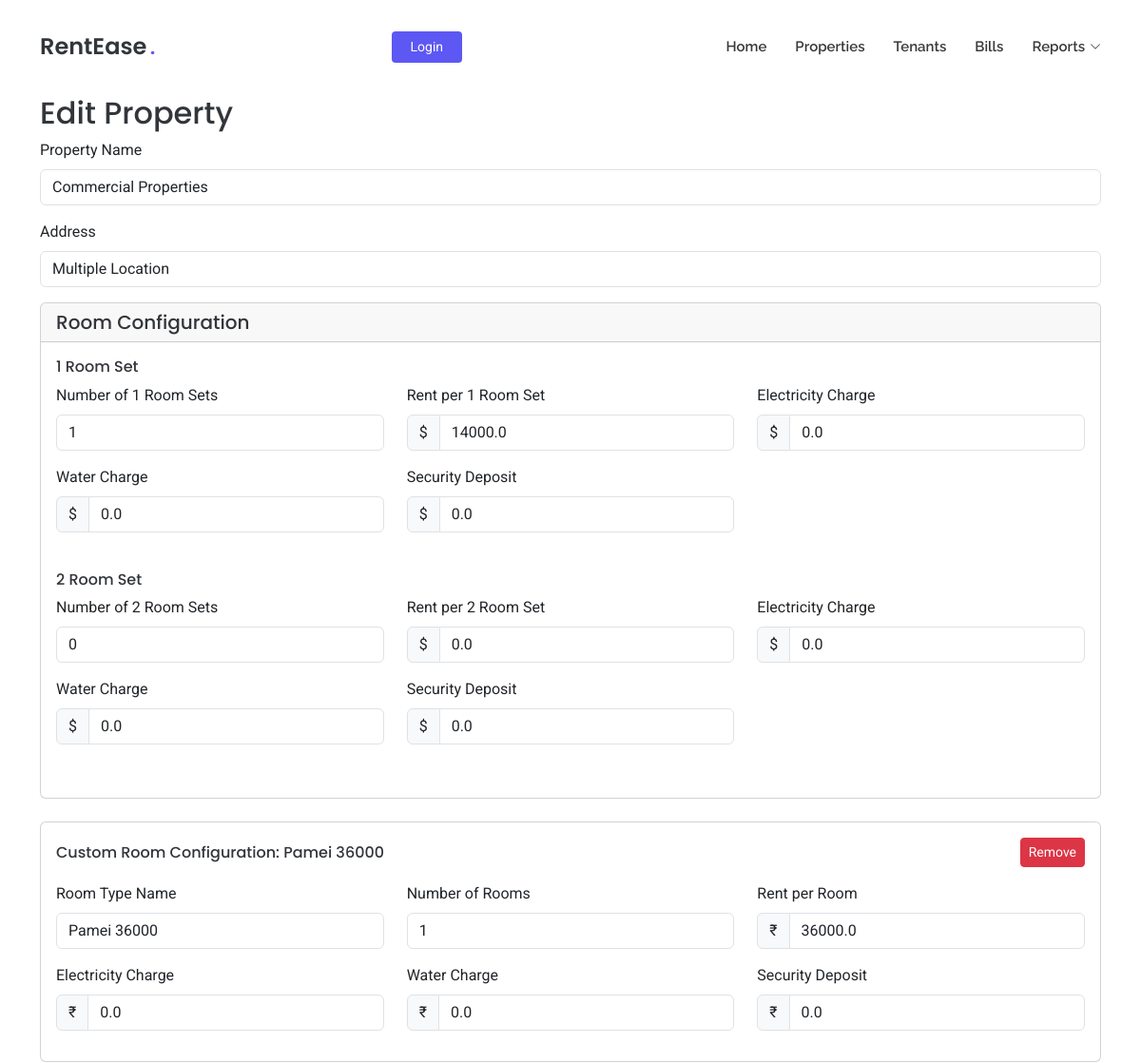
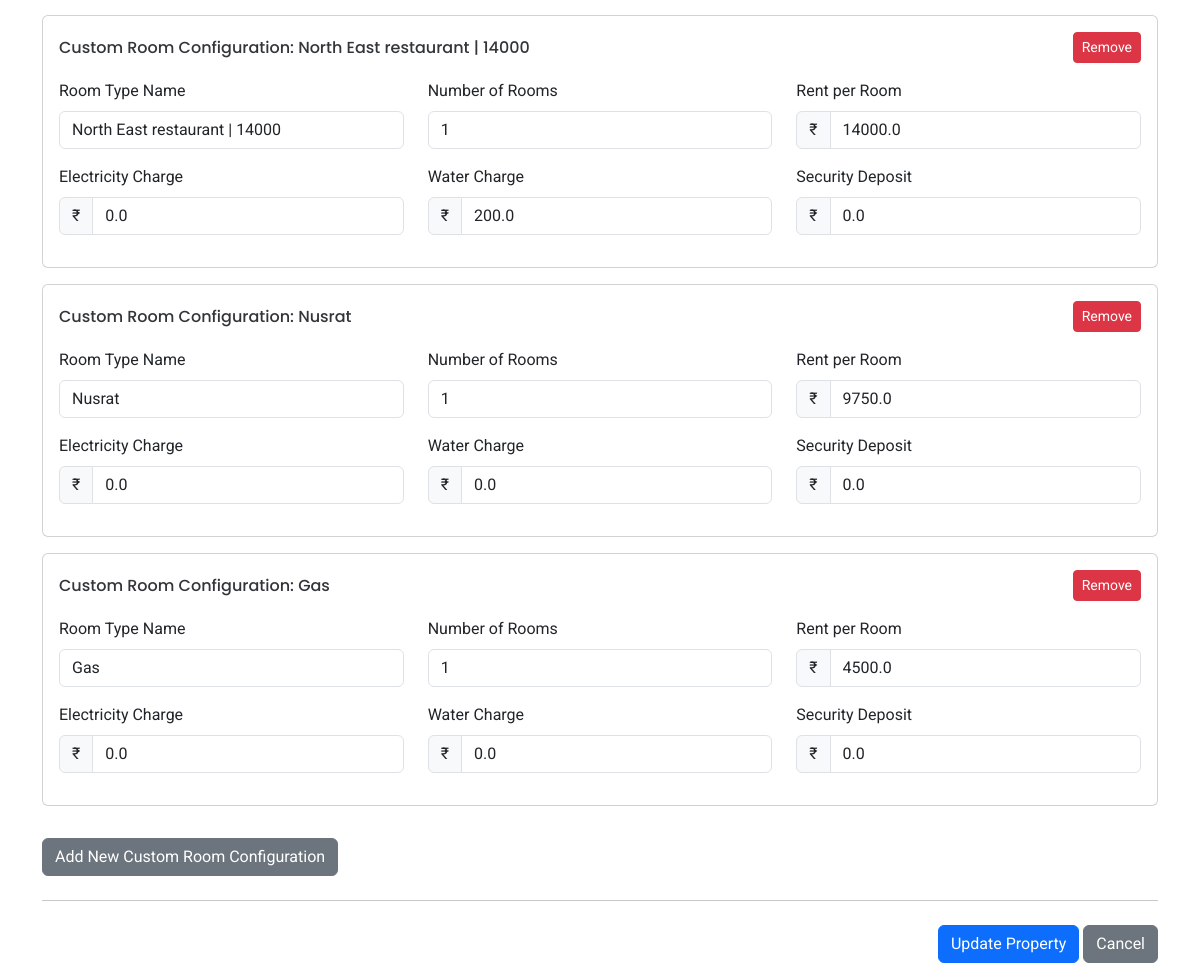
The page /edit-property/11 (signed in) on the database its author committed (2 pictures, top to bottom).
### tables this page shows
CREATE TABLE properties
                 (id INTEGER PRIMARY KEY AUTOINCREMENT,
                  name TEXT NOT NULL,
                  address TEXT NOT NULL,
                  user_id INTEGER NOT NULL,
                  FOREIGN KEY (user_id) REFERENCES users (id));

CREATE TABLE room_configurations
                 (id INTEGER PRIMARY KEY AUTOINCREMENT,
                  property_id INTEGER NOT NULL,
                  room_type TEXT NOT NULL,
                  room_count INTEGER NOT NULL,
                  rent REAL NOT NULL,
                  electricity_charge REAL NOT NULL,
                  water_charge REAL NOT NULL,
                  security_deposit REAL NOT NULL,
                  FOREIGN KEY (property_id) REFERENCES properties (id));

### app/routes.py (the view, shortened to what this page needs)
@app.route('/edit-property/<int:property_id>', methods=['GET', 'POST'])
def edit_property(property_id):
    if 'user_id' not in session:
        flash('Please login to access this page', 'warning')
        return redirect(url_for('login'))
    conn = get_db()
    c = conn.cursor()
    property_data = c.execute('''
        SELECT * FROM properties
        WHERE id = ? AND user_id = ?
    ''', (property_id, session['user_id'])).fetchone()
    if not property_data:
        conn.close()
        flash('Property not found', 'danger')
        return redirect(url_for('my_properties'))
    room_configs = c.execute('''
        SELECT id, room_type, room_count, rent, electricity_charge, water_charge, security_deposit
        FROM room_configurations
        WHERE property_id = ?
    ''', (property_id,)).fetchall()
    room_data = {}
    all_room_configs_list = [] # Use a list to pass all configurations
    for room in room_configs:
        if room['room_type'] in ['one_room', 'two_room']:
             room_data[room['room_type']] = {
                'id': room['id'], # Include ID for updates
                'room_count': room['room_count'],
                'rent': room['rent'],
                'electricity_charge': room['electricity_charge'],
                'water_charge': room['water_charge'],
                'security_deposit': room['security_deposit']
             }
        all_room_configs_list.append(dict(room)) # Convert Row to dict for consistency
    conn.close()
    return render_template('edit_property.html',
                         property=property_data,
                         room_data=room_data, # For default configs
                         room_configs=all_room_configs_list) # For iterating through all in template

### app/templates/edit_property.html (shortened to what this page needs)
<!DOCTYPE html>
<html lang="en">
<head>
  <link href="{{ url_for('static', filename='assets/vendor/bootstrap/css/bootstrap.min.css') }}" rel="stylesheet">
  <link href="{{ url_for('static', filename='assets/vendor/bootstrap-icons/bootstrap-icons.css') }}" rel="stylesheet">
  <link href="{{ url_for('static', filename='assets/vendor/aos/aos.css') }}" rel="stylesheet">
  <link href="{{ url_for('static', filename='assets/vendor/glightbox/css/glightbox.min.css') }}" rel="stylesheet">
  <link href="{{ url_for('static', filename='assets/vendor/swiper/swiper-bundle.min.css') }}" rel="stylesheet">
  <link href="{{ url_for('static', filename='assets/css/main.css') }}" rel="stylesheet">
</head>
<body class="index-page">
  <header id="header" class="header d-flex align-items-center fixed-top">
    <div class="container position-relative d-flex align-items-center justify-content-between">
      <a href="{{ url_for('index') }}" class="logo d-flex align-items-center me-auto me-xl-0">
        <h1 class="sitename">RentEase</h1><span>.</span>
      </a>
      <nav id="navmenu" class="navmenu">
        <ul>
          <li><a href="{{ url_for('index') }}#hero">Home</a></li>
          <li><a href="{{ url_for('index') }}#properties">Properties</a></li>
          <li><a href="{{ url_for('index') }}#tenants">Tenants</a></li>
          <li><a href="{{ url_for('index') }}#bills">Bills</a></li>
          <li class="dropdown">
            <a href="#"><span>Reports</span> <i class="bi bi-chevron-down toggle-dropdown"></i></a>
          </li>
        </ul>
      </nav>
      <a class="btn-getstarted" href="#login">Login</a>
    </div>
  </header>
  <main class="main" style="margin-top: 100px;">
    <div class="container mt-5">
      <h2>Edit Property</h2>
      <form method="POST">
        <div class="mb-3">
          <label for="name" class="form-label">Property Name</label>
          <input type="text" class="form-control" id="name" name="name" value="{{ property[1] }}" required>
        </div>
        <div class="mb-3">
          <label for="address" class="form-label">Address</label>
          <input type="text" class="form-control" id="address" name="address" value="{{ property[2] }}" required>
        </div>
        <div class="card mb-4">
          <div class="card-header">
            <h5 class="mb-0">Room Configuration</h5>
          </div>
          <div class="card-body">
            <div class="mb-4">
              <h6>1 Room Set</h6>
              <div class="row">
                <div class="col-md-4">
                  <div class="mb-3">
                    <label for="one_room_count" class="form-label">Number of 1 Room Sets</label>
                    <input type="number" class="form-control" id="one_room_count" name="one_room_count"
                           min="0" value="{{ room_data.get('one_room', {}).get('room_count', 0) }}">
                  </div>
                </div>
                <div class="col-md-4">
                  <div class="mb-3">
                    <label for="one_room_rent" class="form-label">Rent per 1 Room Set</label>
                    <div class="input-group">
                      <span class="input-group-text">$</span>
                      <input type="number" class="form-control" id="one_room_rent" name="one_room_rent"
                             min="0" value="{{ room_data.get('one_room', {}).get('rent', 0) }}">
                    </div>
                  </div>
                </div>
                <div class="col-md-4">
                  <div class="mb-3">
                    <label for="one_room_electricity" class="form-label">Electricity Charge</label>
                    <div class="input-group">
                      <span class="input-group-text">$</span>
                      <input type="number" class="form-control" id="one_room_electricity" name="one_room_electricity"
                             min="0" value="{{ room_data.get('one_room', {}).get('electricity_charge', 0) }}">
                    </div>
                  </div>
                </div>
                <div class="col-md-4">
                  <div class="mb-3">
                    <label for="one_room_water" class="form-label">Water Charge</label>
                    <div class="input-group">
                      <span class="input-group-text">$</span>
                      <input type="number" class="form-control" id="one_room_water" name="one_room_water"
                             min="0" value="{{ room_data.get('one_room', {}).get('water_charge', 0) }}">
                    </div>
                  </div>
                </div>
                <div class="col-md-4">
                  <div class="mb-3">
                    <label for="one_room_security" class="form-label">Security Deposit</label>
                    <div class="input-group">
                      <span class="input-group-text">$</span>
                      <input type="number" class="form-control" id="one_room_security" name="one_room_security"
                             min="0" value="{{ room_data.get('one_room', {}).get('security_deposit', 0) }}">
                    </div>
                  </div>
                </div>
              </div>
            </div>
            <div class="mb-4">
              <h6>2 Room Set</h6>
              <div class="row">
                <div class="col-md-4">
                  <div class="mb-3">
                    <label for="two_room_count" class="form-label">Number of 2 Room Sets</label>
                    <input type="number" class="form-control" id="two_room_count" name="two_room_count"
                           min="0" value="{{ room_data.get('two_room', {}).get('room_count', 0) }}">
                  </div>
                </div>
                <div class="col-md-4">
                  <div class="mb-3">
                    <label for="two_room_rent" class="form-label">Rent per 2 Room Set</label>
                    <div class="input-group">
                      <span class="input-group-text">$</span>
                      <input type="number" class="form-control" id="two_room_rent" name="two_room_rent"
                             min="0" value="{{ room_data.get('two_room', {}).get('rent', 0) }}">
                    </div>
                  </div>
                </div>
                <div class="col-md-4">
                  <div class="mb-3">
                    <label for="two_room_electricity" class="form-label">Electricity Charge</label>
                    <div class="input-group">
                      <span class="input-group-text">$</span>
                      <input type="number" class="form-control" id="two_room_electricity" name="two_room_electricity"
                             min="0" value="{{ room_data.get('two_room', {}).get('electricity_charge', 0) }}">
                    </div>
                  </div>
                </div>
                <div class="col-md-4">
                  <div class="mb-3">
                    <label for="two_room_water" class="form-label">Water Charge</label>
                    <div class="input-group">
                      <span class="input-group-text">$</span>
                      <input type="number" class="form-control" id="two_room_water" name="two_room_water"
                             min="0" value="{{ room_data.get('two_room', {}).get('water_charge', 0) }}">
                    </div>
                  </div>
                </div>
                <div class="col-md-4">
                  <div class="mb-3">
                    <label for="two_room_security" class="form-label">Security Deposit</label>
                    <div class="input-group">
                      <span class="input-group-text">$</span>
                      <input type="number" class="form-control" id="two_room_security" name="two_room_security"
                             min="0" value="{{ room_data.get('two_room', {}).get('security_deposit', 0) }}">
                    </div>
                  </div>
                </div>
              </div>
            </div>
          </div>
        </div>
        <div id="custom-room-configurations">
            {% for room_config in room_configs %}
                {% if room_config.room_type != 'one_room' and room_config.room_type != 'two_room' %}
                    <div class="card mb-3 custom-room-config-block" data-config-id="{{ room_config.id }}">
                      <div class="card-body">
                        <div class="d-flex justify-content-between align-items-center mb-3">
                          <h6 class="mb-0">Custom Room Configuration: {{ room_config.room_type }}</h6>
                          <button type="button" class="btn btn-sm btn-danger remove-custom-config">Remove</button>
                        </div>
                        <div class="row">
                          <div class="col-md-4">
                            <div class="mb-3">
                              <label for="existing_custom_room_type_{{ loop.index0 }}" class="form-label">Room Type Name</label>
                              <input type="text" class="form-control" id="existing_custom_room_type_{{ loop.index0 }}" name="existing_custom_configs[{{ loop.index0 }}][room_type]" value="{{ room_config.room_type }}" required>
                            </div>
                          </div>
                          <div class="col-md-4">
                            <div class="mb-3">
                              <label for="existing_custom_room_count_{{ loop.index0 }}" class="form-label">Number of Rooms</label>
                              <input type="number" class="form-control" id="existing_custom_room_count_{{ loop.index0 }}" name="existing_custom_configs[{{ loop.index0 }}][room_count]" min="0" value="{{ room_config.room_count }}" required>
                            </div>
                          </div>
                          <div class="col-md-4">
                            <div class="mb-3">
                              <label for="existing_custom_room_rent_{{ loop.index0 }}" class="form-label">Rent per Room</label>
                              <div class="input-group">
                                <span class="input-group-text">₹</span>
                                <input type="number" class="form-control" id="existing_custom_room_rent_{{ loop.index0 }}" name="existing_custom_configs[{{ loop.index0 }}][rent]" min="0" value="{{ room_config.rent }}" required>
                              </div>
                            </div>
                          </div>
                          <div class="col-md-4">
                            <div class="mb-3">
                              <label for="existing_custom_room_electricity_{{ loop.index0 }}" class="form-label">Electricity Charge</label>
                              <div class="input-group">
                                <span class="input-group-text">₹</span>
                                <input type="number" class="form-control" id="existing_custom_room_electricity_{{ loop.index0 }}" name="existing_custom_configs[{{ loop.index0 }}][electricity_charge]" min="0" value="{{ room_config.electricity_charge }}" required>
                              </div>
                            </div>
                          </div>
                          <div class="col-md-4">
                            <div class="mb-3">
                              <label for="existing_custom_room_water_{{ loop.index0 }}" class="form-label">Water Charge</label>
                              <div class="input-group">
                                <span class="input-group-text">₹</span>
                                <input type="number" class="form-control" id="existing_custom_room_water_{{ loop.index0 }}" name="existing_custom_configs[{{ loop.index0 }}][water_charge]" min="0" value="{{ room_config.water_charge }}" required>
                              </div>
                            </div>
                          </div>
                          <div class="col-md-4">
                            <div class="mb-3">
                              <label for="existing_custom_room_security_{{ loop.index0 }}" class="form-label">Security Deposit</label>
                              <div class="input-group">
                                <span class="input-group-text">₹</span>
                                <input type="number" class="form-control" id="existing_custom_room_security_{{ loop.index0 }}" name="existing_custom_configs[{{ loop.index0 }}][security_deposit]" min="0" value="{{ room_config.security_deposit }}" required>
                              </div>
                            </div>
                          </div>
                        </div>
                      </div>
                    </div>
                {% endif %}
            {% endfor %}
          </div>
          <button type="button" id="add-new-custom-room-btn" class="btn btn-secondary mt-3">Add New Custom Room Configuration</button>
          <hr class="mt-4 mb-4">
          <div class="text-end">
            <button type="submit" class="btn btn-primary">Update Property</button>
            <a href="{{ url_for('my_properties') }}" class="btn btn-secondary">Cancel</a>
          </div>
        </form>
      </div>
  </main>
</body>
</html>

### rows shown on the page
properties: name "Commercial Properties", address "Multiple Location"
room_configurations: one_room_rent "14000.0", one_room_electricity "0.0", one_room_water "0.0", one_room_security "0.0"
room_configurations: two_room_rent "0.0", two_room_electricity "0.0", two_room_water "0.0", two_room_security "0.0"
room_configurations: room_type "Pamei 36000", room_count "1", rent "36000.0", electricity_charge "0.0", water_charge "0.0", security_deposit "0.0"
room_configurations: room_type "North East restaurant | 14000", room_count "1", rent "14000.0", electricity_charge "0.0", water_charge "200.0", security_deposit "0.0"
room_configurations: room_type "Nusrat", room_count "1", rent "9750.0", electricity_charge "0.0", water_charge "0.0", security_deposit "0.0"
room_configurations: room_type "Gas", room_count "1", rent "4500.0", electricity_charge "0.0", water_charge "0.0", security_deposit "0.0"
